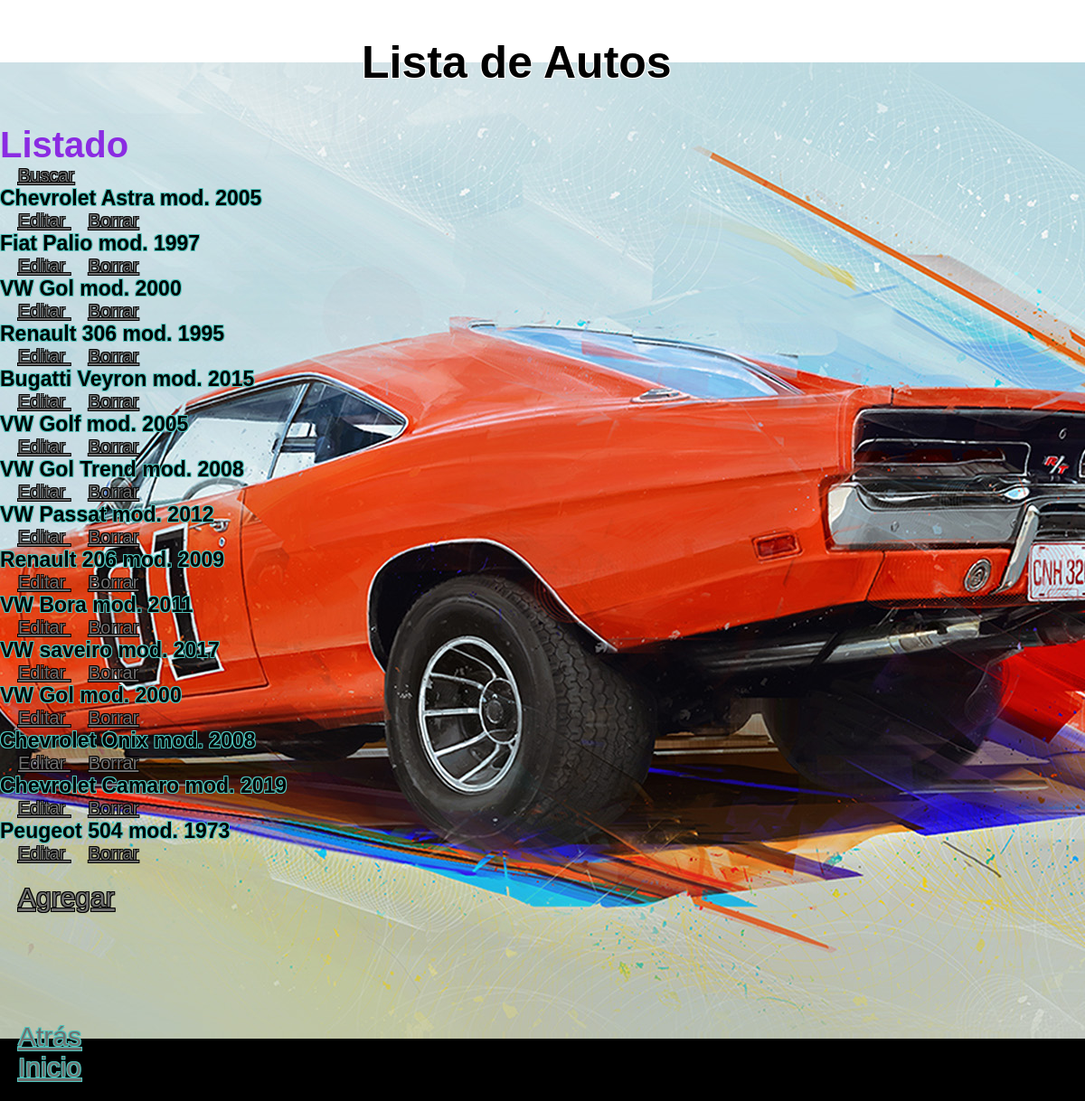
Page /AppEntrega/autos/ on the committed database.
### AppEntrega/models.py (models this page shows, shortened)
class Auto(models.Model):
    marca=models.CharField(max_length=30)
    modelo=models.CharField(max_length=30)
    anio=models.IntegerField()
    airbag=models.BooleanField()

### AppEntrega/views.py (the view)
# urls.py: path("autos/", listaAutos, name="autos"),
def listaAutos(request):
    autos= Auto.objects.all()
    return render(request, "autos.html", {"autos": autos})

### AppEntrega/templates/autos.html (shortened to what this page needs)
{% extends "padre.html" %}
{% load static %}
{% block styles %} <link rel="stylesheet" href="{% static 'css/autos.css' %} "> {% endblock %}
{% block titulo %}
Lista de Autos
{% endblock %}
{% block contenido %}
    <ul>
        <h1 class="subTitulo"> Listado </h1>
        <a class="btnAccion" href="{% url 'searchAuto' %}"> Buscar </a>
        {% for auto in autos %}
        <li class="listas">{{ auto.marca }} {{ auto.modelo }} mod. {{ auto.anio }}</li>
        <a class="btnAccion" href="{% url 'editAuto' auto.id %}"> Editar </a>
        <a class="btnAccion" href="{% url 'delAuto' auto.id %}"> Borrar </a>
        {% endfor %}
        <div class="btnForm">
            <a class="btn" href="../addAuto"> Agregar </a>
        </div>
    </ul>
{% endblock %}
{% block btnMovimiento %}
<div>
<a class="btn" href="../categorias"> Atrás </a>
</div>
<div>
<a class="btn" href="{% url 'inicio' %}"> Inicio </a>
</div>
{% endblock %}

### AppEntrega/templates/padre.html (shortened to what this page needs)
<!DOCTYPE html>
<html lang="en">
<head>
    {% load static %}
    {% block styles %} {% endblock %}
</head>
<body>
    <div class="titulo">
        <h1> {% block titulo %} {% endblock %} </h1>
    </div>
    <div>
        {% block contenido %}
        {% endblock %}
    </div>
    <div class="btnMovimiento">
        {% block btnMovimiento %}
        {% endblock %}
    </div>
</body>
</html>

### AppEntrega/static/css/autos.css (style rules this page uses)
* { background: url("../assets/img/bg-autos.jpg") no-repeat center center fixed; color: rgb(111, 111, 111); margin: 0px; padding: 0px; font-family: Arial, Helvetica, sans-serif; }
.titulo h1 { margin-left: 30%; font-size: 50px; padding: 40px; color: black; text-shadow: -1px -1px 0 rgb(255, 255, 255), 1px -1px 0 rgb(255, 255, 255), -1px 1px 0 rgb(255, 255, 255), 1px 1px 0 rgb(255, 255, 255); border: 8px; border-radius: 10px; }
.subTitulo { color: blueviolet; font-size: 40px; }
.btnMovimiento { font-size: 30px; margin-top: 100px; padding: 20px; background-color: black; text-shadow: -1px -1px 0 rgb(78, 197, 189), 1px -1px 0 rgb(78, 197, 189), -1px 1px 0 rgb(78, 197, 189), 1px 1px 0 rgb(78, 197, 189); border: 10px; border-color: blueviolet; }
.listas { font-size: 23px; font-weight: bold; color: black; text-shadow: -1px -1px 0 rgb(78, 197, 189), 1px -1px 0 rgb(78, 197, 189), -1px 1px 0 rgb(78, 197, 189), 1px 1px 0 rgb(78, 197, 189); }
.btnAccion { font-size: 20px; margin-left: 20px; text-shadow: -1px -1px 0 rgb(0, 0, 0), 1px -1px 0 rgb(0, 0, 0), -1px 1px 0 rgb(0, 0, 0), 1px 1px 0 rgb(0, 0, 0); }
.btnForm { margin-top: 20px; font-size: 30px; margin-left: 20px; text-shadow: -1px -1px 0 rgb(0, 0, 0), 1px -1px 0 rgb(0, 0, 0), -1px 1px 0 rgb(0, 0, 0), 1px 1px 0 rgb(0, 0, 0); }

### rows in the picture
Auto: marca "Chevrolet", modelo "Astra", anio "2005"
Auto: marca "Fiat", modelo "Palio", anio "1997"
Auto: marca "VW", modelo "Gol", anio "2000"
Auto: marca "Renault", modelo "306", anio "1995"
Auto: marca "Bugatti", modelo "Veyron", anio "2015"
Auto: marca "VW", modelo "Golf", anio "2005"
Auto: marca "VW", modelo "Gol Trend", anio "2008"
Auto: marca "VW", modelo "Passat", anio "2012"
Auto: marca "Renault", modelo "206", anio "2009"
Auto: marca "VW", modelo "Bora", anio "2011"
Auto: marca "VW", modelo "saveiro", anio "2017"
Auto: marca "VW", modelo "Gol", anio "2000"
Auto: marca "Chevrolet", modelo "Onix", anio "2008"
Auto: marca "Chevrolet", modelo "Camaro", anio "2019"
Auto: marca "Peugeot", modelo "504", anio "1973"
